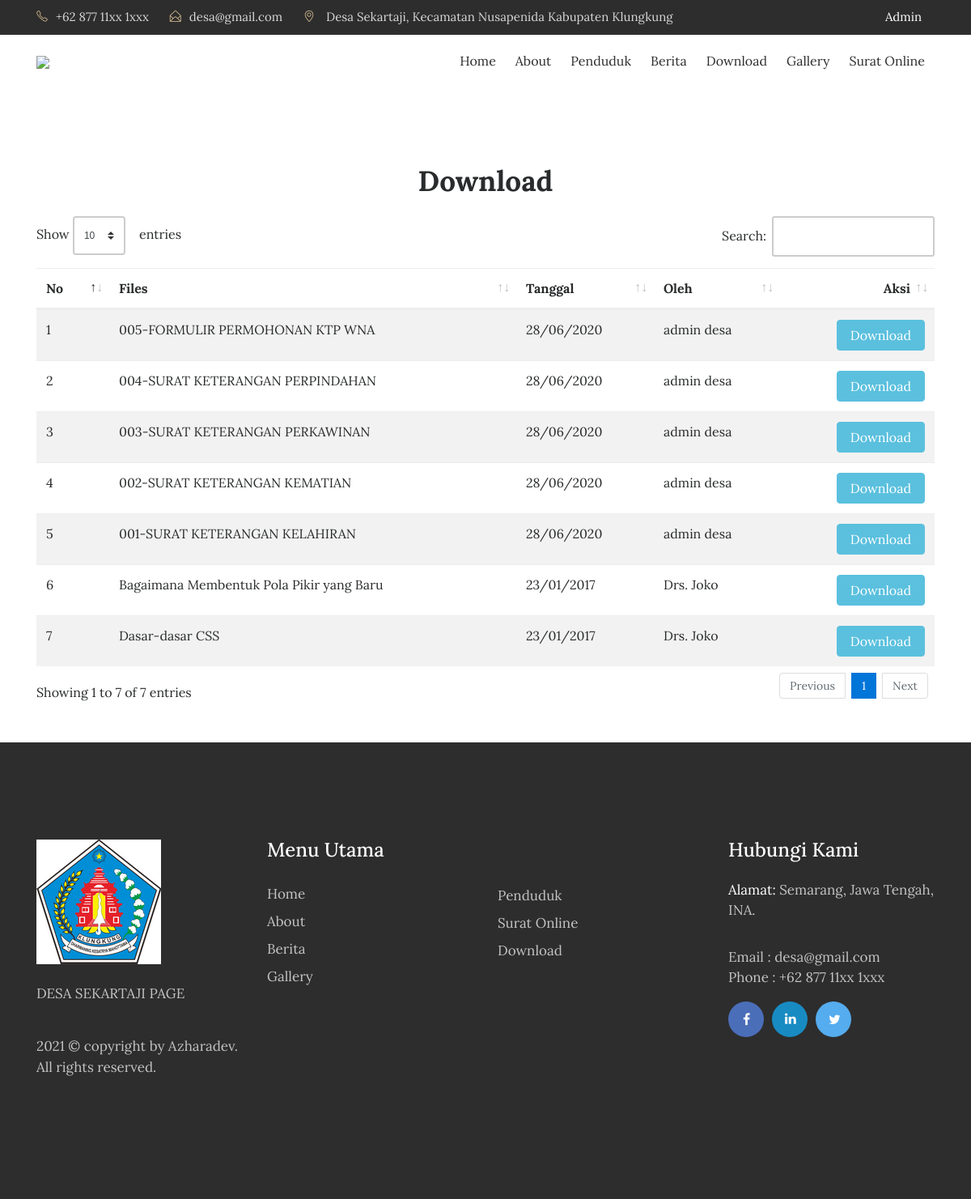
Page /index.php/download on the committed database.
### tables this page shows
CREATE TABLE `tbl_files` (
  `file_id` int(11) NOT NULL,
  `file_judul` varchar(120) DEFAULT NULL,
  `file_deskripsi` text DEFAULT NULL,
  `file_tanggal` timestamp NULL DEFAULT current_timestamp(),
  `file_oleh` varchar(60) DEFAULT NULL,
  `file_download` int(11) DEFAULT 0,
  `file_data` varchar(120) DEFAULT NULL
);

### application/controllers/Download.php (called while the page is built, shortened)
<?php
class Download extends CI_Controller{
	function __construct(){
		$this->load->model('m_files');
		$this->load->helper('download');
		$this->load->model('m_pengunjung');
	}
	function index(){
		$x['data']=$this->m_files->get_all_files();
		$this->load->view('depan/v_download',$x);
	}
}

### index.php (called while the page is built, shortened)
<?php
require_once BASEPATH.'core/CodeIgniter.php';

### application/models/M_files.php (called while the page is built, shortened)
<?php
class M_files extends CI_Model{
	function get_all_files(){
		$hsl=$this->db->query("SELECT file_id,file_judul,file_deskripsi,DATE_FORMAT(file_tanggal,'%d/%m/%Y') AS tanggal,file_oleh,file_download,file_data FROM tbl_files ORDER BY file_id DESC");
		return $hsl;
	}
}

### application/views/depan/v_download.php (the view, shortened to what this page needs)
<!DOCTYPE html>
<html lang="en">
<head>
    <link rel="stylesheet" href="<?php echo base_url() . 'theme/css/bootstrap.min.css' ?>">
    <link rel="stylesheet" href="<?php echo base_url() . 'theme/css/font-awesome.min.css' ?>">
    <link rel="stylesheet" href="<?php echo base_url() . 'theme/css/simple-line-icons.css' ?>">
    <link rel="stylesheet" href="<?php echo base_url() . 'theme/css/owl.carousel.min.css' ?>">
    <link href="<?php echo base_url() . 'theme/css/style.css' ?>" rel="stylesheet">
    <link href="<?php echo base_url() . 'theme/css/dataTables.bootstrap4.min.css' ?>" rel="stylesheet">
</head>
<body>
    <section class="contact" style="margin-bottom:50px;">
        <div class="container">
            <div class="row">
                <div class="col-md-12">
                    <div class="contact-title">
                        <h2>Download</h2>
                    </div>
                </div>
            </div>
            <div class="row">
                <div class="col-md-12">
                    <div class="table-responsive">
                        <table class="table table-striped" id="display">
                            <thead>
                                <tr>
                                    <th>No</th>
                                    <th>Files</th>
                                    <th>Tanggal</th>
                                    <th>Oleh</th>
                                    <th style="text-align:right;">Aksi</th>
                                </tr>
                            </thead>
                            <tbody>
                                <?php
                                $no = 1;
                                foreach ($data->result() as $row) :
                                ?>
                                    <tr>
                                        <td><?php echo $no++; ?></td>
                                        <td><?php echo $row->file_judul; ?></td>
                                        <td><?php echo $row->tanggal; ?></td>
                                        <td><?php echo $row->file_oleh; ?></td>
                                        <td style="text-align:right;"><a href="<?php echo site_url('download/get_file/' . $row->file_id); ?>" class="btn btn-info">Download</a></td>
                                    </tr>
                                <?php endforeach; ?>
                            </tbody>
                        </table>
                    </div>
                </div>
            </div>
        </div>
    </section>
</body>
</html>

### rows in the picture
tbl_files: file_judul "005-FORMULIR PERMOHONAN KTP WNA", tanggal "28/06/2020", file_oleh "admin desa"
tbl_files: file_judul "004-SURAT KETERANGAN PERPINDAHAN", tanggal "28/06/2020", file_oleh "admin desa"
tbl_files: file_judul "003-SURAT KETERANGAN PERKAWINAN", tanggal "28/06/2020", file_oleh "admin desa"
tbl_files: file_judul "002-SURAT KETERANGAN KEMATIAN", tanggal "28/06/2020", file_oleh "admin desa"
tbl_files: file_judul "001-SURAT KETERANGAN KELAHIRAN", tanggal "28/06/2020", file_oleh "admin desa"
tbl_files: file_judul "Bagaimana Membentuk Pola Pikir yang Baru", tanggal "23/01/2017", file_oleh "Drs. Joko"
tbl_files: file_judul "Dasar-dasar CSS", tanggal "23/01/2017", file_oleh "Drs. Joko"
